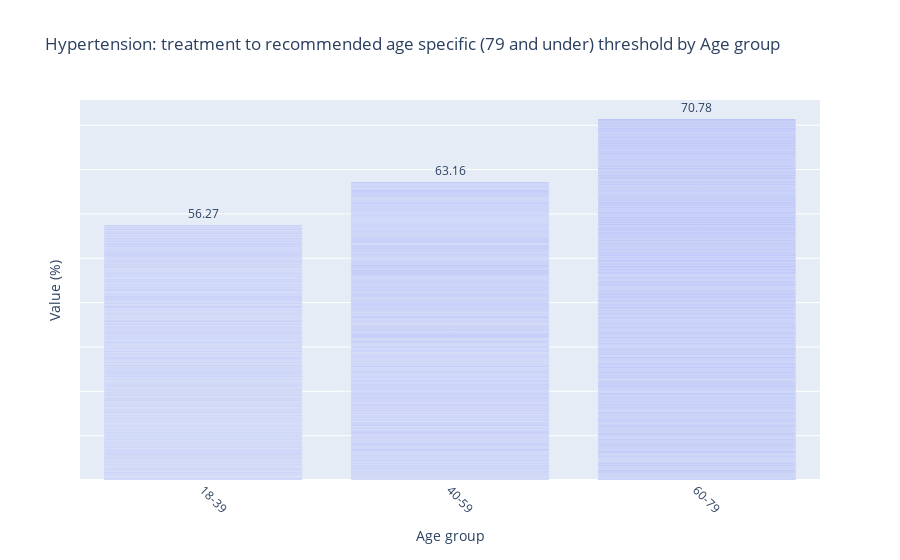

The notebook cell this image was saved under:
### Code cell
plot_barplot(df, x_axis="MetricCategoryName", y_axis="Value", metric_category_type_name="Age group", 
             indicatorName = 'Hypertension: treatment to recommended age specific (79 and under) threshold')

### Figure 1 — Plotly figure (JSON) as saved in the notebook; plotly's stock layout.template omitted (floating-point values rounded to 4 significant figures; data arrays with more than 128 entries replaced by an {"elided": "..."} marker saying what was removed)
{"data": [{"alignmentgroup": "True", "hovertemplate": "Age group=%{x}<br>Value (%)=%{text}<extra></extra>", "legendgroup": "", "marker": {"color": "#636efa", "pattern": {"shape": ""}}, "name": "", "offsetgroup": "", "orientation": "v", "showlegend": false, "text": {"elided": "1890 float values"}, "textposition": "outside", "texttemplate": "%{text:.2f}", "type": "bar", "x": {"elided": "1890 str values"}, "xaxis": "x", "y": {"elided": "1890 float values"}, "yaxis": "y"}], "layout": {"autosize": true, "barmode": "relative", "legend": {"tracegroupgap": 0}, "title": {"text": "Hypertension: treatment to recommended age specific (79 and under) threshold by Age group"}, "xaxis": {"anchor": "y", "autorange": true, "categoryarray": ["18-39", "40-59", "60-79", "80+"], "categoryorder": "array", "domain": [0, 1], "range": [-0.5, 2.5], "tickangle": 45, "title": {"text": "Age group"}, "type": "category"}, "yaxis": {"anchor": "x", "autorange": true, "domain": [0, 1], "range": [0, 42840.0], "showticklabels": false, "title": {"text": "Value (%)"}, "type": "linear"}}}
